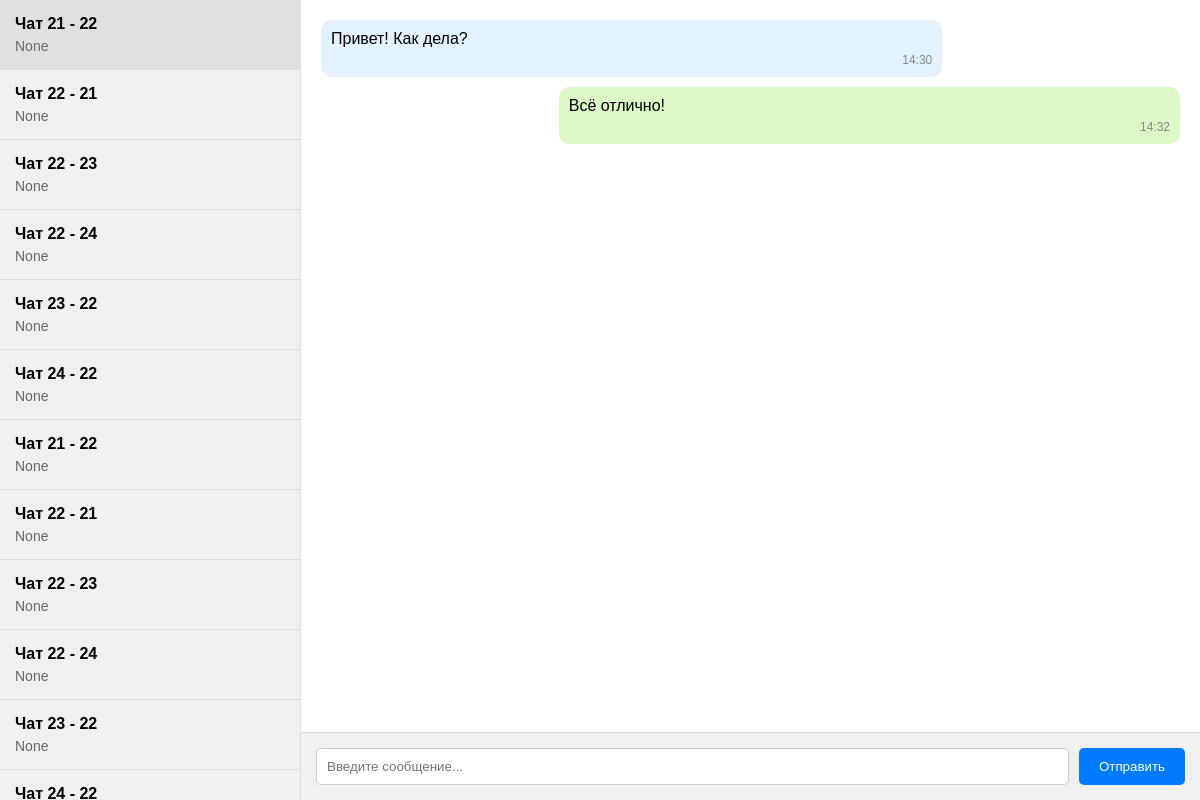
Screenshot of /ChatPage with the database file from the repository.
### tables this page shows
CREATE TABLE Chats (
        id INTEGER PRIMARY KEY AUTOINCREMENT,
        name TEXT NOT NULL,
        creted_at TIMESTAMP DEFAULT CURRENT_TIMESTAMP
    );

### app.py (the view)
@app.route('/ChatPage')
def Chatpage():
    current_user_login = "22"
    conn = sqlite3.connect(db_path)
    cursor = conn.cursor()
    cursor.execute("""
        SELECT c.id, c.name,
               (SELECT m.messege_text FROM Messeges m
                WHERE m.chat_id = c.id
                ORDER BY m.sent_at DESC LIMIT 1) as last_message
        FROM Chats c
        JOIN Users_Chats uc ON c.id = uc.chat_id
        JOIN Users u ON u.id = uc.user_id
        WHERE u.login = ?
    """, (current_user_login,))
    chats = cursor.fetchall()
    conn.close()
    return render_template('chat.html', chats=chats)

### templates/chat.html (shortened to what this page needs)
<!DOCTYPE html>
<html lang="en">
<head>
    <link rel="stylesheet" href="{{ url_for('static', filename='chat_style.css') }}">
</head>
<body>
    <div class="sidebar">
        {% for chat in chats %}
        <div class="chat-item">
            <div class="chat-info">
                <div class="username">{{ chat[1] }}</div>
                <div class="last-msg">{{ chat[2] if chat|length > 2 else "Нет сообщений" }}</div>
            </div>
        </div>
        {% endfor %}
    </div>
    <div class="main">
        <div class="messages">
            <div class="message">
                <div class="text">Привет! Как дела?</div>
                <div class="time">14:30</div>
            </div>
            <div class="message my-message">
                <div class="text">Всё отлично!</div>
                <div class="time">14:32</div>
            </div>
        </div>
        <div class="input-area">
            <input type="text" class="msg-input" placeholder="Введите сообщение...">
            <button class="send-btn">Отправить</button>
        </div>
    </div>
</body>
</html>

### static/chat_style.css (style rules this page uses)
body { margin: 0; padding: 0; font-family: Arial, sans-serif; display: flex; height: 100vh; }
.sidebar { width: 300px; background: #f0f0f0; border-right: 1px solid #ddd; overflow-y: auto; }
.chat-item { padding: 15px; border-bottom: 1px solid #ddd; cursor: pointer; }
.username { font-weight: bold; margin-bottom: 5px; }
.last-msg { color: #666; font-size: 14px; }
.main { flex: 1; display: flex; flex-direction: column; }
.messages { flex: 1; padding: 20px; overflow-y: auto; background: white; }
.message { max-width: 70%; padding: 10px; margin-bottom: 10px; background: #e3f2fd; border-radius: 10px; }
.my-message { background: #dcf8c6; margin-left: auto; }
.text { margin-bottom: 5px; }
.time { font-size: 12px; color: #888; text-align: right; }
.input-area { display: flex; padding: 15px; background: #f0f0f0; border-top: 1px solid #ddd; }
.msg-input { flex: 1; padding: 10px; border: 1px solid #ccc; border-radius: 5px; margin-right: 10px; }
.send-btn { padding: 10px 20px; background: #007bff; color: white; border: none; border-radius: 5px; cursor: pointer; }

### rows the page displays
Chats: name "Чат 21 - 22", chat "None"
Chats: name "Чат 22 - 21", chat "None"
Chats: name "Чат 22 - 23", chat "None"
Chats: name "Чат 22 - 24", chat "None"
Chats: name "Чат 23 - 22", chat "None"
Chats: name "Чат 24 - 22", chat "None"
Chats: name "Чат 21 - 22", chat "None"
Chats: name "Чат 22 - 21", chat "None"
Chats: name "Чат 22 - 23", chat "None"
Chats: name "Чат 22 - 24", chat "None"
Chats: name "Чат 23 - 22", chat "None"
Chats: name "Чат 24 - 22"
